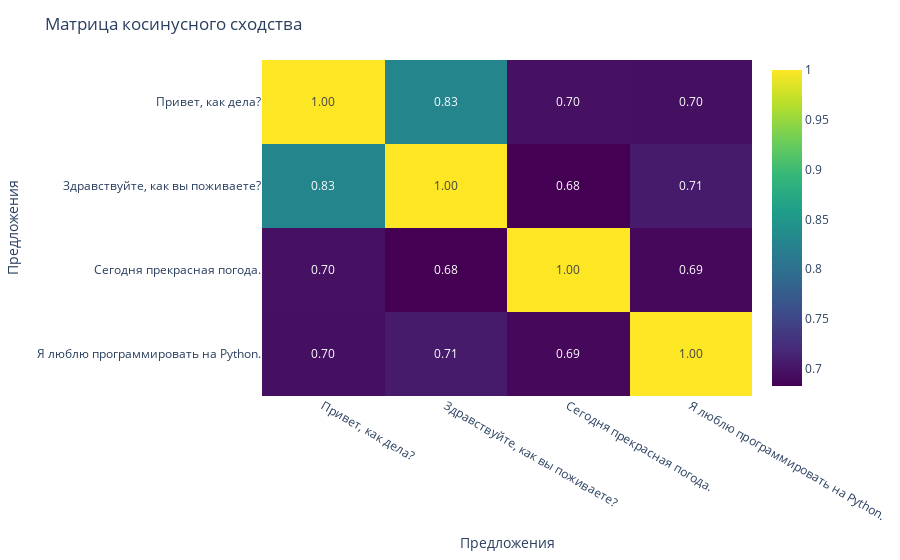

The cell this chart's notebook holds for it:
### Markdown cell above
## Визуализация матрицы косинусного сходства

Для наглядного представления результатов используется тепловая карта (heatmap) с помощью библиотеки Plotly. Рекомендуется дополнительно проверить, что для выбранных 20 пар предложений, известных своей семантической близостью, значения косинусного сходства составляют не менее 0.8.

### Code cell
# Создание аннотированной тепловой карты
fig = px.imshow(
    similarity_matrix,
    x=sentences,
    y=sentences,
    color_continuous_scale='Viridis',
    aspect='auto',
    text_auto='.2f'
)

# Обновление макета графика
fig.update_layout(
    title='Матрица косинусного сходства',
    xaxis_title='Предложения',
    yaxis_title='Предложения'
)

# Отображение графика
fig.show()

### Figure 1 — Plotly figure (JSON) as saved in the notebook; plotly's stock layout.template omitted (floating-point values rounded to 4 significant figures)
{"data": [{"coloraxis": "coloraxis", "hovertemplate": "x: %{x}<br>y: %{y}<br>color: %{z}<extra></extra>", "name": "0", "texttemplate": "%{z:.2f}", "type": "heatmap", "x": ["Привет, как дела?", "Здравствуйте, как вы поживаете?", "Сегодня прекрасная погода.", "Я люблю программировать на Python."], "xaxis": "x", "y": ["Привет, как дела?", "Здравствуйте, как вы поживаете?", "Сегодня прекрасная погода.", "Я люблю программировать на Python."], "yaxis": "y", "z": [[1.0, 0.8278, 0.6969, 0.6964], [0.8278, 1.0, 0.6826, 0.7062], [0.6969, 0.6826, 1.0, 0.6886], [0.6964, 0.7062, 0.6886, 1.0]]}], "layout": {"coloraxis": {"colorscale": [[0, "#440154"], [0.1111, "#482878"], [0.2222, "#3e4989"], [0.3333, "#31688e"], [0.4444, "#26828e"], [0.5556, "#1f9e89"], [0.6667, "#35b779"], [0.7778, "#6ece58"], [0.8889, "#b5de2b"], [1, "#fde725"]]}, "margin": {"t": 60}, "title": {"text": "Матрица косинусного сходства"}, "xaxis": {"anchor": "y", "domain": [0, 1], "title": {"text": "Предложения"}}, "yaxis": {"anchor": "x", "autorange": "reversed", "domain": [0, 1], "title": {"text": "Предложения"}}}}
